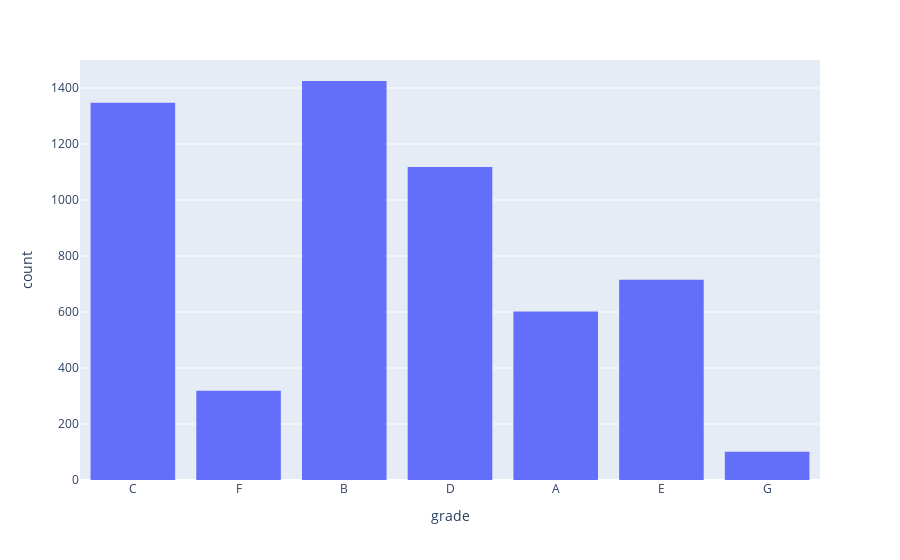

The code cell stored with this chart in its notebook:
### Markdown cell above
#### We have to look at the outliers, if its present in some fileds such as

### Code cell
#function  for histogram for Customer Grades who applies for loan
fig = px.histogram(loan_status_data_set, x="grade")
fig.show()

### Figure 1 — Plotly figure (JSON) as saved in the notebook; plotly's stock layout.template omitted (floating-point values rounded to 4 significant figures; data arrays with more than 128 entries replaced by an {"elided": "..."} marker saying what was removed)
{"data": [{"alignmentgroup": "True", "bingroup": "x", "hovertemplate": "grade=%{x}<br>count=%{y}<extra></extra>", "legendgroup": "", "marker": {"color": "#636efa", "pattern": {"shape": ""}}, "name": "", "offsetgroup": "", "orientation": "v", "showlegend": false, "type": "histogram", "x": {"elided": "5627 str values"}, "xaxis": "x", "yaxis": "y"}], "layout": {"barmode": "relative", "legend": {"tracegroupgap": 0}, "margin": {"t": 60}, "xaxis": {"anchor": "y", "domain": [0, 1], "title": {"text": "grade"}}, "yaxis": {"anchor": "x", "domain": [0, 1], "title": {"text": "count"}}}}
